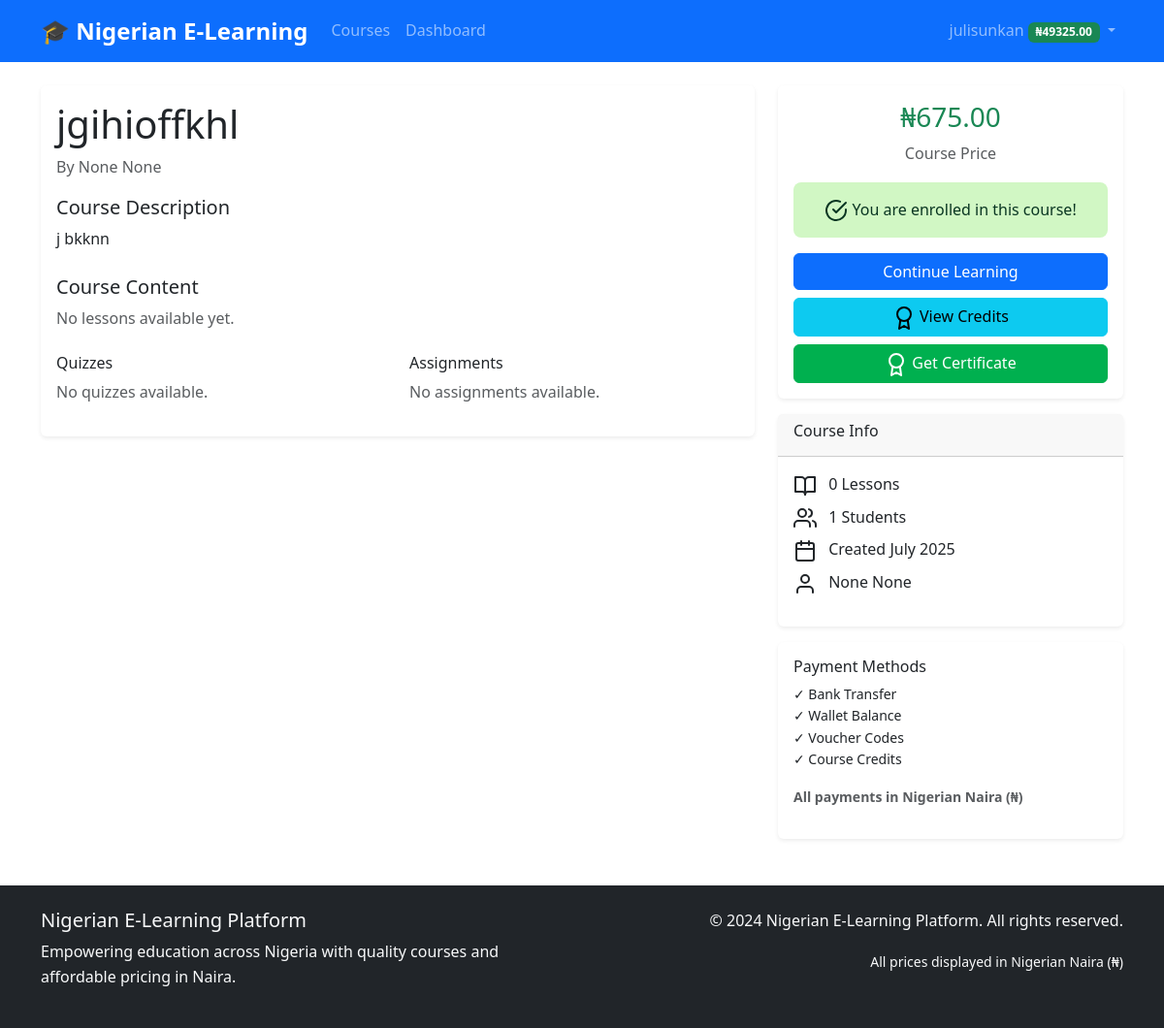
/courses/1 (signed in), run on the app's committed database.
### models.py (models this page shows, shortened)
class User(UserMixin, db.Model):
    id = db.Column(db.Integer, primary_key=True)
    username = db.Column(db.String(80), unique=True, nullable=False)
    email = db.Column(db.String(120), unique=True, nullable=False)
    password_hash = db.Column(db.String(256), nullable=False)
    role = db.Column(db.String(20), nullable=False, default='student')  # admin, instructor, student
    first_name = db.Column(db.String(50))
    last_name = db.Column(db.String(50))
    active = db.Column(db.Boolean, default=True)
    banned = db.Column(db.Boolean, default=False)
    ban_reason = db.Column(db.Text)
    email_verified = db.Column(db.Boolean, default=False)
    verification_token = db.Column(db.String(100))
    premium_user = db.Column(db.Boolean, default=False)
    instructor_verified = db.Column(db.Boolean, default=False)
    badge_level = db.Column(db.String(20), default='basic')  # basic, bronze, silver, gold, premium
    wallet_balance = db.Column(db.Float, default=0.0)
    course_credits = db.Column(db.Integer, default=0)
    created_at = db.Column(db.DateTime, default=datetime.utcnow)
    last_login = db.Column(db.DateTime)
    courses_created = db.relationship('Course', backref='instructor', lazy='dynamic')
    enrollments = db.relationship('Enrollment', backref='student', lazy='dynamic')
    payments = db.relationship('Payment', backref='user', lazy='dynamic')
    wallet_transactions = db.relationship('WalletTransaction', backref='user', lazy='dynamic')
    quiz_attempts = db.relationship('QuizAttempt', backref='user', lazy='dynamic')
    assignment_submissions = db.relationship('AssignmentSubmission', backref='user', lazy='dynamic')
    course_credits = db.relationship('CourseCredit', backref='student_credit', lazy='dynamic')
    def can_access_course(self, course):
        if self.role in ['admin', 'instructor']:
            return True
        enrollment = Enrollment.query.filter_by(
            user_id=self.id,
            course_id=course.id,
            status='approved'
        ).first()
        return enrollment is not None
    @property
    def is_active(self):
        return self.active and not self.banned

class Course(db.Model):
    id = db.Column(db.Integer, primary_key=True)
    title = db.Column(db.String(200), nullable=False)
    description = db.Column(db.Text)
    price = db.Column(db.Float, nullable=False, default=0.0)
    instructor_id = db.Column(db.Integer, db.ForeignKey('user.id'), nullable=False)
    is_active = db.Column(db.Boolean, default=True)
    min_credits_for_certificate = db.Column(db.Integer, default=70)  # Minimum credits needed for certificate
    total_available_credits = db.Column(db.Integer, default=100)     # Total credits available in course
    created_at = db.Column(db.DateTime, default=datetime.utcnow)
    updated_at = db.Column(db.DateTime, default=datetime.utcnow, onupdate=datetime.utcnow)
    lessons = db.relationship('Lesson', backref='course', lazy='dynamic', cascade='all, delete-orphan')
    enrollments = db.relationship('Enrollment', backref='course', lazy='dynamic', cascade='all, delete-orphan')
    quizzes = db.relationship('Quiz', backref='course', lazy='dynamic', cascade='all, delete-orphan')
    assignments = db.relationship('Assignment', backref='course', lazy='dynamic', cascade='all, delete-orphan')
    course_credits = db.relationship('CourseCredit', backref='course', lazy='dynamic', cascade='all, delete-orphan')

### routes.py (the view)
@app.route('/courses/<int:course_id>')
def course_detail(course_id):
    course = Course.query.get_or_404(course_id)
    user_enrolled = False
    if current_user.is_authenticated:
        user_enrolled = current_user.can_access_course(course)
    return render_template('courses/detail.html', course=course, user_enrolled=user_enrolled)

### app.py (called while the page is built)
@login_manager.user_loader
def load_user(user_id):
    from models import User
    return User.query.get(int(user_id))

### templates/courses/detail.html (shortened to what this page needs)
{% extends "base.html" %}
{% block content %}
<div class="row">
    <div class="col-lg-8">
        <div class="card">
            <div class="card-body">
                <h1>{{ course.title }}</h1>
                <p class="text-muted mb-3">By {{ course.instructor.first_name }} {{ course.instructor.last_name }}</p>
                {% if course.description %}
                <div class="mb-4">
                    <h5>Course Description</h5>
                    <p>{{ course.description|safe }}</p>
                </div>
                {% endif %}
                <div class="mb-4">
                    <h5>Course Content</h5>
                    {% set lessons = course.lessons.order_by('order').all() %}
                    {% if lessons %}
                    <div class="list-group">
                        {% for lesson in lessons %}
                        <div class="list-group-item d-flex justify-content-between align-items-center">
                            <div>
                                <h6 class="mb-1">{{ lesson.title }}</h6>
                                <small class="text-muted">
                                    {% if lesson.content_type == 'text' %}
                                    <i data-feather="file-text"></i> Text Content
                                    {% elif lesson.content_type == 'pdf' %}
                                    <i data-feather="file"></i> PDF Document
                                    {% elif lesson.content_type == 'video' %}
                                    <i data-feather="play-circle"></i> Video
                                    {% endif %}
                                </small>
                            </div>
                            {% if user_enrolled %}
                            <a href="{{ url_for('view_lesson', lesson_id=lesson.id) }}" class="btn btn-sm btn-outline-primary">View</a>
                            {% else %}
                            <i data-feather="lock" class="text-muted"></i>
                            {% endif %}
                        </div>
                        {% endfor %}
                    </div>
                    {% else %}
                    <p class="text-muted">No lessons available yet.</p>
                    {% endif %}
                </div>
                {% if user_enrolled %}
                <div class="row">
                    <div class="col-md-6">
                        <h6>Quizzes</h6>
                        {% set quizzes = course.quizzes.filter_by(is_active=True).all() %}
                        {% if quizzes %}
                        <ul class="list-unstyled">
                            {% for quiz in quizzes %}
                            <li class="mb-2">
                                <a href="{{ url_for('take_quiz', quiz_id=quiz.id) }}">{{ quiz.title }}</a>
                                <small class="text-muted d-block">{{ quiz.time_limit }} minutes</small>
                            </li>
                            {% endfor %}
                        </ul>
                        {% else %}
                        <p class="text-muted">No quizzes available.</p>
                        {% endif %}
                    </div>
                    <div class="col-md-6">
                        <h6>Assignments</h6>
                        {% set assignments = course.assignments.filter_by(is_active=True).all() %}
                        {% if assignments %}
                        <ul class="list-unstyled">
                            {% for assignment in assignments %}
                            <li class="mb-2">
                                <a href="{{ url_for('submit_assignment', assignment_id=assignment.id) }}">{{ assignment.title }}</a>
                                {% if assignment.due_date %}
                                <small class="text-muted d-block">Due: {{ assignment.due_date.strftime('%Y-%m-%d') }}</small>
                                {% endif %}
                            </li>
                            {% endfor %}
                        </ul>
                        {% else %}
                        <p class="text-muted">No assignments available.</p>
                        {% endif %}
                    </div>
                </div>
                {% endif %}
            </div>
        </div>
    </div>
    <div class="col-lg-4">
        <div class="card">
            <div class="card-body text-center">
                <h3 class="text-success">{{ course.price|currency }}</h3>
                <p class="text-muted">Course Price</p>
                {% if current_user.is_authenticated %}
                    {% if user_enrolled %}
                    <div class="alert alert-success">
                        <i data-feather="check-circle"></i>
                        You are enrolled in this course!
                    </div>
                    <div class="d-grid gap-2">
                        <a href="#lessons" class="btn btn-primary">Continue Learning</a>
                        <a href="{{ url_for('course_credits', course_id=course.id) }}" class="btn btn-info">
                            <i data-feather="award" class="me-1"></i>View Credits
                        </a>
                        <a href="{{ url_for('get_course_certificate', course_id=course.id) }}" class="btn btn-success">
                            <i data-feather="award" class="me-1"></i>Get Certificate
                        </a>
                    </div>
                    {% endif %}
                {% else %}
                <p class="text-muted mb-3">Please log in to enroll</p>
                <div class="d-grid gap-2">
                    <a href="{{ url_for('login') }}" class="btn btn-primary">Login</a>
                    <a href="{{ url_for('register') }}" class="btn btn-outline-primary">Register</a>
                </div>
                {% endif %}
            </div>
        </div>
        <div class="card mt-3">
            <div class="card-header">
                <h6>Course Info</h6>
            </div>
            <div class="card-body">
                <ul class="list-unstyled">
                    <li class="mb-2">
                        <i data-feather="book-open" class="me-2"></i>
                        {{ course.lessons.count() }} Lessons
                    </li>
                    <li class="mb-2">
                        <i data-feather="users" class="me-2"></i>
                        {{ course.enrollments.filter_by(status='approved').count() }} Students
                    </li>
                    <li class="mb-2">
                        <i data-feather="calendar" class="me-2"></i>
                        Created {{ course.created_at.strftime('%B %Y') }}
                    </li>
                    <li class="mb-2">
                        <i data-feather="user" class="me-2"></i>
                        {{ course.instructor.first_name }} {{ course.instructor.last_name }}
                    </li>
                </ul>
            </div>
        </div>
        <div class="card mt-3">
            <div class="card-body">
                <h6>Payment Methods</h6>
                <ul class="list-unstyled small">
                    <li>✓ Bank Transfer</li>
                    <li>✓ Wallet Balance</li>
                    <li>✓ Voucher Codes</li>
                    <li>✓ Course Credits</li>
                </ul>
                <p class="small text-muted"><strong>All payments in Nigerian Naira (₦)</strong></p>
            </div>
        </div>
    </div>
</div>
{% endblock %}

### templates/base.html (shortened to what this page needs)
<!DOCTYPE html>
<html lang="en">
<head>
    <link href="https://cdn.jsdelivr.net/npm/bootstrap@5.3.0/dist/css/bootstrap.min.css" rel="stylesheet">
    <link href="https://cdn.jsdelivr.net/npm/feather-icons@4.28.0/dist/feather.min.css" rel="stylesheet">
    <link href="{{ url_for('static', filename='css/style.css') }}" rel="stylesheet">
</head>
<body>
    <nav class="navbar navbar-expand-lg navbar-dark bg-primary">
        <div class="container">
            <a class="navbar-brand" href="{{ url_for('index') }}">
                <strong>🎓 Nigerian E-Learning</strong>
            </a>
            <div class="collapse navbar-collapse" id="navbarNav">
                <ul class="navbar-nav me-auto">
                    <li class="nav-item">
                        <a class="nav-link" href="{{ url_for('courses') }}">Courses</a>
                    </li>
                    {% if current_user.is_authenticated %}
                    <li class="nav-item">
                        <a class="nav-link" href="{{ url_for('dashboard') }}">Dashboard</a>
                    </li>
                    {% endif %}
                </ul>
                <ul class="navbar-nav">
                    {% if current_user.is_authenticated %}
                    <li class="nav-item dropdown">
                        <a class="nav-link dropdown-toggle" href="#" role="button" data-bs-toggle="dropdown">
                            {{ current_user.username }}
                            {% if current_user.wallet_balance > 0 %}
                            <span class="badge bg-success">₦{{ "%.2f"|format(current_user.wallet_balance) }}</span>
                            {% endif %}
                        </a>
                    </li>
                    {% endif %}
                </ul>
            </div>
        </div>
    </nav>
    <main class="container my-4">
        {% block content %}{% endblock %}
    </main>
    <footer class="bg-dark text-light py-4 mt-5">
        <div class="container">
            <div class="row">
                <div class="col-md-6">
                    <h5>Nigerian E-Learning Platform</h5>
                    <p>Empowering education across Nigeria with quality courses and affordable pricing in Naira.</p>
                </div>
                <div class="col-md-6 text-md-end">
                    <p>&copy; 2024 Nigerian E-Learning Platform. All rights reserved.</p>
                    <small>All prices displayed in Nigerian Naira (₦)</small>
                </div>
            </div>
        </div>
    </footer>
</body>
</html>

### static/css/style.css (style rules this page uses)
:root { --primary-color: #0d6efd; --success-color: #198754; --warning-color: #ffc107; --danger-color: #dc3545; --naira-color: #00b04f; --dark-color: #212529; --light-color: #f8f9fa; }
body { font-family: 'Segoe UI', Tahoma, Geneva, Verdana, sans-serif; line-height: 1.6; color: #333; }
.navbar-brand { font-weight: 700; font-size: 1.5rem; }
.navbar-nav .nav-link { font-weight: 500; transition: color 0.3s ease; }
.card { border: none; box-shadow: 0 0.125rem 0.25rem rgba(0, 0, 0, 0.075); transition: box-shadow 0.15s ease-in-out; }
.btn { border-radius: 0.375rem; font-weight: 500; transition: all 0.3s ease; }
.btn-primary { background-color: var(--primary-color); border-color: var(--primary-color); }
.btn-success { background-color: var(--naira-color); border-color: var(--naira-color); }
.alert { border: none; border-radius: 0.5rem; }
.alert-success { background-color: #d1f7c4; color: #0a3622; }
.badge { font-size: 0.75rem; font-weight: 600; }
footer { margin-top: auto; }

### data on the page
User: username "julisunkan", wallet_balance "49325.00"
Course: title "jgihioffkhl", description "j bkknn", price "₦675.00", created_at "July 2025"
User: instructor.first_name "None", instructor.last_name "None"

### other printed values
{{ course.lessons.count() }} "0"
{{ course.enrollments.filter_by(status='approved').count() }} "1"
